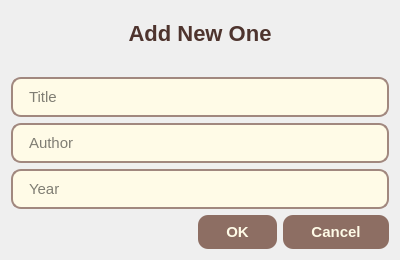
<?xml version="1.0" encoding="UTF-8"?>
<ui version="4.0">
 <class>AddBookDialog</class>
 <widget class="QDialog" name="AddBookDialog">
  <property name="geometry">
   <rect>
    <x>0</x>
    <y>0</y>
    <width>400</width>
    <height>260</height>
   </rect>
  </property>
  <property name="windowTitle">
   <string>Add Book</string>
  </property>
  <property name="styleSheet">
   <string notr="true">
QDialog {
    background: qlineargradient(x1:0, y1:0, x2:1, y2:1,
        stop:0 #fffbe7, stop:1 #e0c097);
    font-family: 'Georgia', 'Times New Roman', serif;
}
   </string>
  </property>
  <layout class="QVBoxLayout" name="verticalLayout">
   <item>
    <widget class="QLabel" name="labelHeader">
     <property name="styleSheet">
      <string notr="true">
font-size: 22px;
font-weight: bold;
color: #4e342e;
margin-bottom: 16px;
font-family: 'Georgia', 'Times New Roman', serif;
      </string>
     </property>
     <property name="text">
      <string>Add New One</string>
     </property>
     <property name="alignment">
      <set>Qt::AlignmentFlag::AlignCenter</set>
     </property>
    </widget>
   </item>
   <item>
    <widget class="QLineEdit" name="lineEditTitle">
     <property name="styleSheet">
      <string notr="true">
QLineEdit {
    border: 2px solid #a1887f;
    border-radius: 10px;
    padding: 8px 14px;
    font-size: 15px;
    background: #fffbe7;
    font-family: 'Georgia', 'Times New Roman', serif;
}
      </string>
     </property>
     <property name="placeholderText">
      <string>Title</string>
     </property>
    </widget>
   </item>
   <item>
    <widget class="QLineEdit" name="lineEditAuthor">
     <property name="styleSheet">
      <string notr="true">
QLineEdit {
    border: 2px solid #a1887f;
    border-radius: 10px;
    padding: 8px 14px;
    font-size: 15px;
    background: #fffbe7;
    font-family: 'Georgia', 'Times New Roman', serif;
}
      </string>
     </property>
     <property name="placeholderText">
      <string>Author</string>
     </property>
    </widget>
   </item>
   <item>
    <widget class="QLineEdit" name="lineEditYear">
     <property name="styleSheet">
      <string notr="true">
QLineEdit {
    border: 2px solid #a1887f;
    border-radius: 10px;
    padding: 8px 14px;
    font-size: 15px;
    background: #fffbe7;
    font-family: 'Georgia', 'Times New Roman', serif;
}
      </string>
     </property>
     <property name="placeholderText">
      <string>Year</string>
     </property>
    </widget>
   </item>
   <item>
    <widget class="QDialogButtonBox" name="buttonBox">
     <property name="styleSheet">
      <string notr="true">
QDialogButtonBox QPushButton {
    background-color: #8d6e63;
    color: #fffbe7;
    border-radius: 10px;
    padding: 8px 28px;
    font-weight: bold;
    font-size: 15px;
    font-family: 'Georgia', 'Times New Roman', serif;
}
QDialogButtonBox QPushButton:hover {
    background-color: #6d4c41;
}
      </string>
     </property>
     <property name="standardButtons">
      <set>QDialogButtonBox::StandardButton::Cancel|QDialogButtonBox::StandardButton::Ok</set>
     </property>
    </widget>
   </item>
  </layout>
 </widget>
 <resources/>
 <connections/>
</ui>
